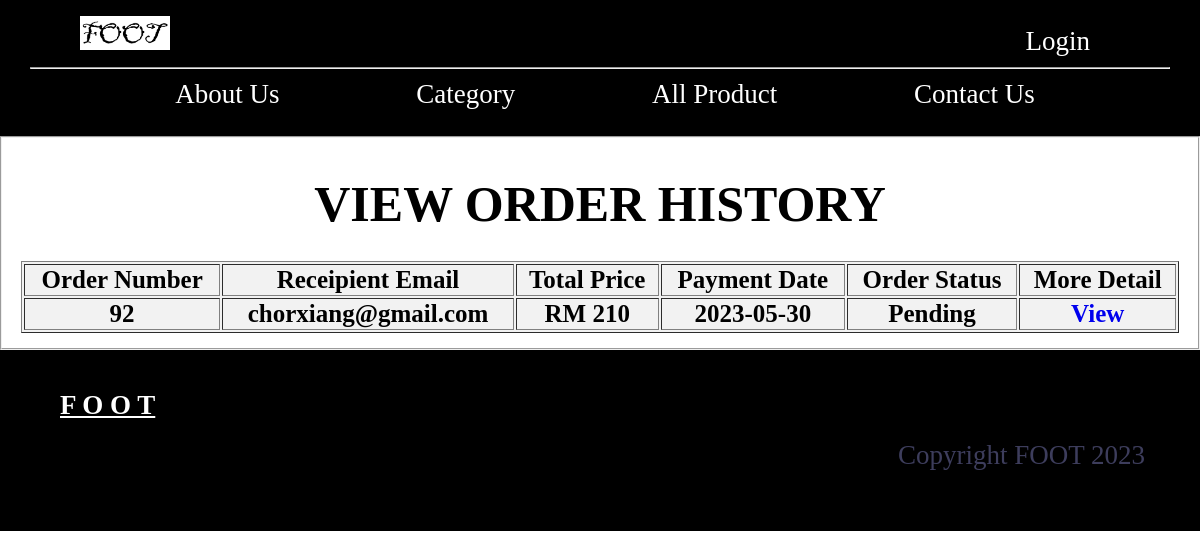
Screenshot of /order_his.php?user_id=29 with the database file from the repository.
### tables this page shows
CREATE TABLE `history` (
  `her_id` int(11) NOT NULL,
  `order_num` int(11) NOT NULL,
  `her_shoesname` varchar(50) NOT NULL,
  `her_size` varchar(10) NOT NULL,
  `her_quantity` int(11) NOT NULL,
  `her_price` decimal(10,2) NOT NULL,
  `her_email` varchar(30) NOT NULL,
  `user_id` int(11) NOT NULL,
  `order_status` varchar(20) NOT NULL DEFAULT 'Pending',
  `her_date` date NOT NULL,
  `shoe_image` varchar(255) NOT NULL,
  `his_name` varchar(50) NOT NULL,
  `his_email` varchar(50) NOT NULL,
  `his_pn` varchar(30) NOT NULL,
  `his_address` varchar(80) NOT NULL,
  `his_state` varchar(20) NOT NULL,
  `his_code` varchar(30) NOT NULL,
  `his_cardnum` varchar(30) NOT NULL,
  `his_cardname` varchar(30) NOT NULL,
  `his_cardmonth` varchar(3) NOT NULL,
  `his_cardyear` varchar(3) NOT NULL,
  `his_securecode` varchar(5) NOT NULL,
  `total` int(30) NOT NULL
);

### order_his.php (the view, shortened to what this page needs)
<?php
    include 'conn.php';
    include 'header.php';
?>
<!DOCTYPE html>
<html lang="en">
<head>
</head>
<body>
<fieldset>
    <div class=".table_center">
    <br><h1>VIEW ORDER HISTORY</h1><br>
    <div class=".table_center">
    <table class="table" border="1px">
        <?php
                    $id =$_GET['user_id'];
                    $sql = "SELECT * FROM history where user_id = '$id'";
                    $result = mysqli_query($conn, $sql);
    if (mysqli_fetch_assoc($result) == 0) {
echo '<img src="image/empty.png" alt="No product selected">';     ?>
<br><br>
<?php
echo 'Your Order History Is Empty';
}   else
{ ?>
		<thead>
            <th> Order Number</th>
            <th> Receipient Email</th>
            <th> Total Price</th>
            <th> Payment Date</th>
            <th> Order Status</th>
            <th> More Detail</th>
		</thead>
        <tbody>
            <?php
            $prev_order_num = null;
            $id =$_GET['user_id'];
            $sql = "SELECT * FROM history where user_id = '$id'";
            $result = mysqli_query($conn, $sql);
                while($row = mysqli_fetch_assoc($result))
                {
                    $order_num = $row["order_num"];
                    $her_email = $row["her_email"];
                    $total = $row["total"];
                    $status = $row["order_status"];
                    $her_date = $row["her_date"];
                    if ($order_num != $prev_order_num)
                    {
                    ?>
                    <tr>
                        <th><?php echo $order_num; ?></th>
                        <th><?php echo $her_email; ?></th>
                        <th>RM <?php echo $total; ?></th>
                        <th><?php echo $her_date; ?></th>
                        <th><?php echo $status; ?></th>
                        <th><a href="order_his_view.php?order_num=<?php echo $order_num ?>&&user_id=<?php echo $id ?>" alt="update">View</i></a></th>
                    </tr>
                <?php
                }
                $prev_order_num = $order_num;
                }
                ?>
                        </tbody>
                        <?php
}
?>
</table>
</fieldset>
</body>
</html>
<?php
    include 'footer.php';
?>

### header.php (style rules this page uses)
* { margin:0; }
a { text-decoration:none; }

### order_his.php (style rules this page uses)
body { font-size: 25px; }
fieldset { color: black; text-align: center; }
.table { margin-left: auto; margin-right: auto; background-color: #f2f2f2; width: 100%; }

### rows the page displays
history: order_num "92", her_email "chorxiang@gmail.com", total "210", her_date "2023-05-30", order_status "Pending"
